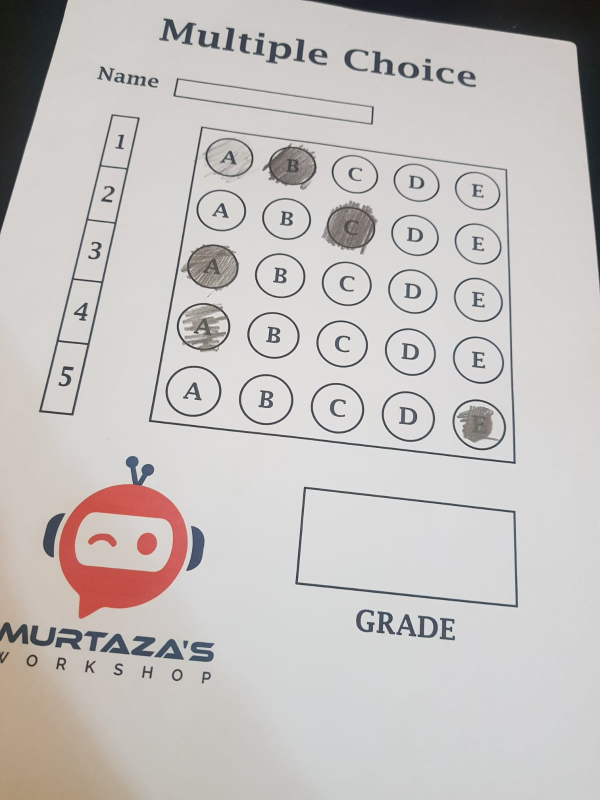
#> input picture images/OMR_1.jpg, 1200 x 1600 px, given in place of MCQPaper.jpg, which was not available (shown at 1/2 size)
$ python code_omr.py
#> lines starting #> are read from the running program, lines starting #| are printed output that depends on the picture; after the words box and inside, x2 and y2 are one past the last pixel; in counts of white or black regions, pixels touching at a corner belong together; pictures that were not available may be replaced by others from this repository, and a replacement may not be noted
### code_advanced/OMR/Opencv_utils.py
import cv2
import numpy as np

#Stack images horizontally
def stack_imgs(scale, image_list, labels = []):
    """Return stacked image for all images image_list.
    """
    rows = len(image_list)
    cols = len(image_list[0])
    rows_available = isinstance(image_list[0],list)
    wid = image_list[0][0].shape[1]
    hei = image_list[0][0].shape[0]
    #have columns
    if rows_available:
        for x in range(rows):
            for y in range(cols):
                if image_list[x][y].shape[:2] == image_list[0][0].shape[:2]:
                    image_list[x][y] = cv2.resize(image_list[x][y],(0,0),None,scale,scale)
                else:
                    image_list[x][y] = cv2.resize(image_list[x][y],(image_list[0][0].shape[1],image_list[0][0].shape[0]),None,scale,scale)
                if len(image_list[x][y].shape) == 2:
                    image_list[x][y]= cv2.cvtColor(image_list[x][y], cv2.COLOR_GRAY2BGR)
        blank_img = np.zeros((hei,wid,3), np.uint8)
        hor = [blank_img]*rows
        hor_con = [blank_img]*rows
        for x in range(rows):
            hor[x] = np.hstack(image_list[x])
        ver = np.vstack(hor)
    #no column
    else:
        for x in range(rows):
            if image_list[x].shape[:2] == image_list[0].shape[:2]:
                image_list[x] = cv2.resize(image_list[x], (0, 0), None, scale, scale)
            else:
                image_list[x] = cv2.resize(image_list[x], (image_list[0].shape[1], image_list[0].shape[0]), None,scale, scale)
            if len(image_list[x].shape) == 2:
                image_list[x] = cv2.cvtColor(image_list[x], cv2.COLOR_GRAY2BGR)
        hor = np.hstack(image_list)
        ver = hor

    if len(labels) != 0:
        each_img_w = int(ver.shape[1]/cols)
        each_img_h = int(ver.shape[0]/rows)
        for d in range(rows):
            for c in range(cols):
                cv2.rectangle(ver, (c*each_img_w, each_img_h*d),(c*each_img_w + len(labels[d])*13+27, 30+each_img_h*d),(255,255,255), cv2.FILLED)
                cv2.putText(ver, labels[d], (each_img_w*c+10, each_img_h*d+20), cv2.FONT_HERSHEY_COMPLEX, 0.7, (255,0,255), 2)
    return ver


def img2canny(image):
    """Edge detect image by Canny edge detector.
    """
    img_gray = cv2.cvtColor(image, cv2.COLOR_RGB2GRAY)
    img_blur = cv2.GaussianBlur(img_gray, (5, 5), 1)
    img_canny = cv2.Canny(img_blur, 10, 50)
    return img_canny


def rect_cnts(cnts):
    """Return list of quadrilateral from big area to small.
    """
    list_rect = []
    for cnt in cnts:
        area = cv2.contourArea(cnt)
        if area > 100:
            #Calculate length of arc
            perimeter = cv2.arcLength(cnt, True)
            #Determine peaks of polygons
            approx = cv2.approxPolyDP(cnt, 0.1*perimeter, True)
            if len(approx) == 4:
                list_rect.append(cnt)

    list_rect =sorted(list_rect, key = cv2.contourArea, reverse = True)
    return list_rect


def rect_corner_points(rec_cnts):
    """Return corner points of polygons.
    """
    perimeter = cv2.arcLength(rec_cnts, True)
    approx = cv2.approxPolyDP(rec_cnts, 0.1*perimeter, True)
    return approx


def reorder_points(points):
    """Reoder points of quadrilateral.
    """
    points = points.reshape((4,2))
    ordered_points = np.zeros((4, 1, 2,), dtype=np.int32)

    sum = points.sum(1)
    diff = np.diff(points, axis=1)

    ordered_points[0] = points[np.argmin(sum)]  # [0, 0]
    ordered_points[1] = points[np.argmin(diff)] # [w, 0]
    ordered_points[2] = points[np.argmax(diff)] # [0, h]
    ordered_points[3] = points[np.argmax(sum)]  # [w, h]

    return ordered_points


def split_boxes(img, rows, cols):
    """Split the answer sheet to boxes.
    """
    rows = np.vsplit(img, rows)
    answer_boxes = []
    for row in rows:
        boxes = np.hsplit(row, cols)
        for box in boxes:
            answer_boxes.append(box)
    return answer_boxes


def display_answers(img_warpped_ans, grading, answers, right_answers, questions, choices):
    """Display detected answers and right answer_boxes.
    """
    # For seperating location of answers
    sec_W = int(img_warpped_ans.shape[1]/questions)
    sec_H = int(img_warpped_ans.shape[0]/choices)

    for que in range(questions):
        ans = answers[que]
        # Displaying centers of circle
        cX = ans*sec_W + sec_W//2
        cY = que*sec_H + sec_H//2

        true_color = (0,255,0)

        if grading[que] == 1:
            cv2.circle(img_warpped_ans, (cX, cY), 80, true_color, thickness = 10)

        if grading[que] == 0:
            false_color = (0,0,255)
            cv2.circle(img_warpped_ans, (cX, cY), 80, false_color, thickness = 10)

        # Right answer
        right_ans = right_answers[que]
        right_cX = right_ans*sec_W + sec_W//2
        right_cY = que*sec_H + sec_H//2
        cv2.circle(img_warpped_ans, (right_cX, right_cY), 80, true_color, thickness = 10)


def draw_grid(img_warpped_ans, questions, choices):
    """Draw grids for seperating answer boxes.
    """
    sec_W = int(img_warpped_ans.shape[1]/questions)
    sec_H = int(img_warpped_ans.shape[0]/choices)

    for i in range(questions*choices):
        pt1 = (0, sec_H*i)
        pt2 = (img_warpped_ans.shape[1], sec_H*i)
        pt3 = (sec_W * i, 0)
        pt4 = (sec_W*i, img_warpped_ans.shape[0])
        cv2.line(img_warpped_ans, pt1, pt2, (255, 255, 0), 2)
        cv2.line(img_warpped_ans, pt3, pt4, (255, 255, 0), 2)

### code_advanced/OMR/code_omr.py
import numpy as np
import cv2
import Opencv_utils as cv_utils

# CONFIG
rows = 5
cols = 5
white_pix_threshold = 10000
questions = 5
choices = 5

right_answers = [1,2,0,0,4]
#-------------------------------------------------------------------------------

mcq_paper = 'OMR\\MCQPaper.jpg'
img_1 = 'OMR\\1.jpg'
img_2 = 'OMR\\2.jpg'

# mcq_paper = cv2.imread(mcq_paper)
# img_1 = cv2.imread(img_1)
# img_2 = cv2.imread(img_2)


img = cv2.imread(mcq_paper)
#> img is the input picture: shape (1600, 1200, 3); mean B, G, R 191.2, 193.2, 197.2
height, width, _ = img.shape

img_cnts = img.copy()
img_ans_rect = img.copy()
img_grade_rect = img.copy()
img_final = img.copy()

img_canny = cv_utils.img2canny(img)
#> in img2canny, `img_canny = cv2.Canny(img_blur, 10, 50)`:
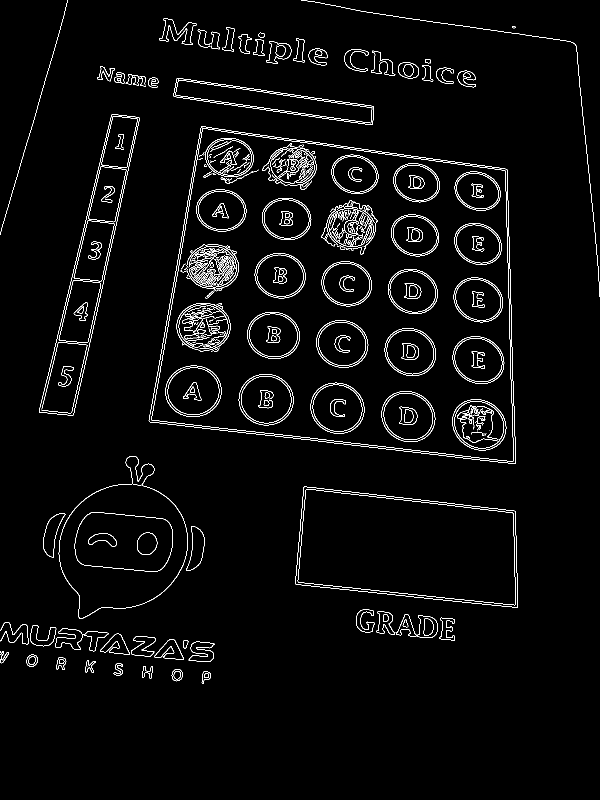
#> img_canny: shape (1600, 1200) (shown at 1/2 size); 2.8% white in thin lines or dots, all inside (x1, y1, x2, y2) = (0, 0, 1200, 1367)

# FIND CNTS
cnts, hier = cv2.findContours(img_canny, cv2.RETR_EXTERNAL, cv2.CHAIN_APPROX_NONE)
#> cnts = 72 contours, 24 with area under 20; largest, box (x1, y1, x2, y2) and area: (297, 253, 1032, 928) 400169, (590, 973, 1036, 1215) 84808, (78, 228, 280, 831) 38376, (149, 1024, 346, 1144) 19589, (347, 156, 748, 250) 15106
cv2.drawContours(img_cnts, cnts, -1, (20, 20, 120), 10) #Draw canny imgs
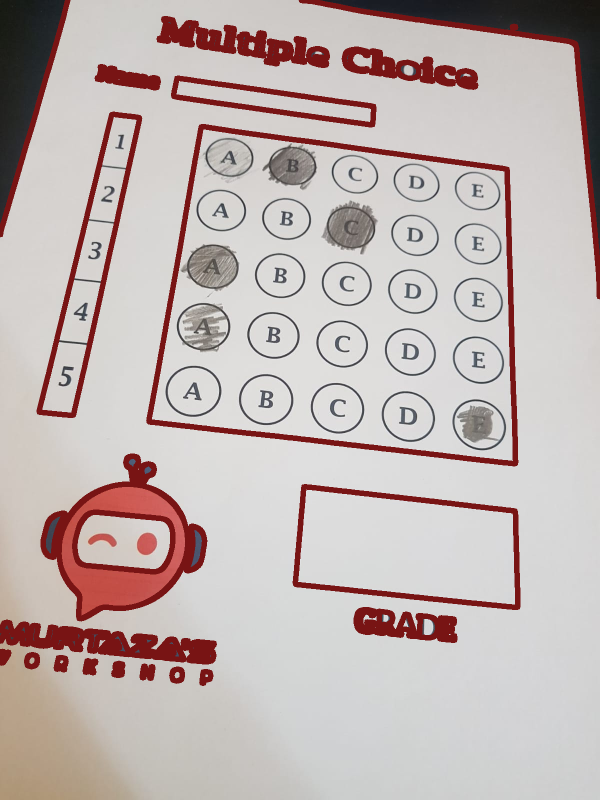
#> img_cnts: shape (1600, 1200, 3) (shown at 1/2 size); 8.71% of pixels changed, all inside (x1, y1, x2, y2) = (0, 0, 1200, 1372)


# FIND RECTS
rect_cnts = cv_utils.rect_cnts(cnts)
#> the loop in rect_cnts, `for cnt in cnts:` made 72 passes
#> (area, perimeter, approx) on passes 1, 2, 4, 5, 8, 9: (256.5, 73.21, [[418, 1344], [406, 1344], [404, 1366], [420, 1356]]), (401, 75.94, [[358, 1338], [344, 1345], [349, 1361], [363, 1357]]), (215, 118.6, [[287, 1332], [284, 1355], [302, 1356], [305, 1333]]), (207.5, 113.5, [[242, 1327], [229, 1349], [244, 1347]]), (308, 92.77, [[117, 1315], [112, 1336], [129, 1339], [131, 1318]]), (410.5, 76.53, [[67, 1309], [53, 1319], [61, 1333], [74, 1325]])
#> after the loop in rect_cnts, `for cnt in cnts:`: list_rect = 17 contours; largest, box (x1, y1, x2, y2) and area: (297, 253, 1032, 928) 400169, (590, 973, 1036, 1215) 84808, (149, 1024, 346, 1144) 19589, (835, 1231, 876, 1276) 1408, (796, 124, 838, 157) 1054
#> rect_cnts has the same summary as list_rect in rect_cnts
# Biggest rect in img => img_ans_rect
ans_rect = cv_utils.rect_corner_points(rect_cnts[0])
#> in rect_corner_points, `perimeter = cv2.arcLength(rec_cnts, True)`: perimeter = 2643.8
#> in rect_corner_points, `approx = cv2.approxPolyDP(rec_cnts, 0.1*perimeter, True)`: approx = [[402, 253], [298, 843], [1030, 927], [1014, 339]]
#> ans_rect = [[402, 253], [298, 843], [1030, 927], [1014, 339]]
# Second biggest rect => Grade
grade_rect = cv_utils.rect_corner_points(rect_cnts[1])
#> grade_rect = [[607, 974], [591, 1168], [1035, 1214], [1030, 1022]]

if ans_rect.size != 0 and grade_rect.size != 0:
    cv2.drawContours(img_ans_rect, ans_rect, -1, (20, 20, 120), 40)
#> img_ans_rect: shape (1600, 1200, 3); 0.26% of pixels changed, all inside (x1, y1, x2, y2) = (278, 233, 1051, 948)
    cv2.drawContours(img_grade_rect, grade_rect, -1, (20, 20, 120), 40)
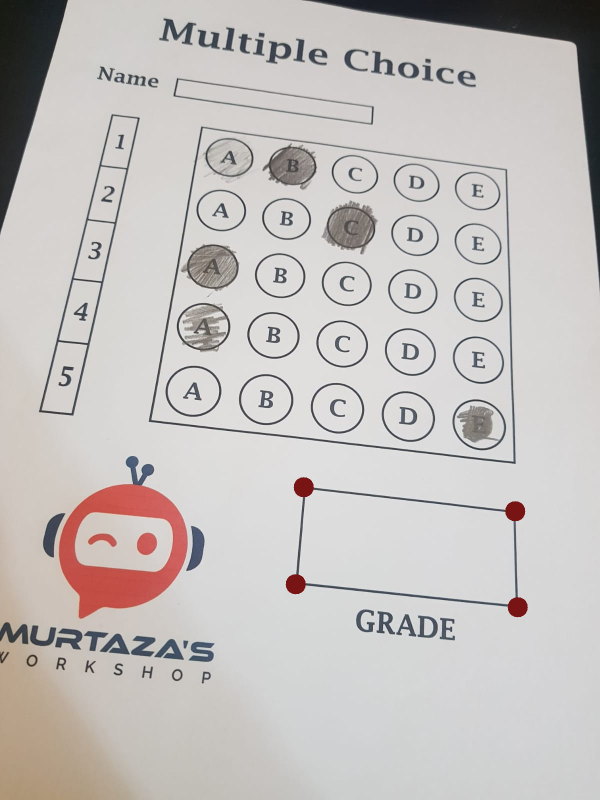
#> img_grade_rect: shape (1600, 1200, 3) (shown at 1/2 size); 0.26% of pixels changed, all inside (x1, y1, x2, y2) = (571, 954, 1056, 1235)

    ans_rect = cv_utils.reorder_points(ans_rect)
#> in reorder_points, `points = points.reshape((4,2))`: points = [[402, 253], [298, 843], [1030, 927], [1014, 339]]
#> in reorder_points, `sum = points.sum(1)`: sum = [655, 1141, 1957, 1353]
#> in reorder_points, `diff = np.diff(points, axis=1)`: diff = [-149, 545, -103, -675]
#> ans_rect = [[402, 253], [1014, 339], [298, 843], [1030, 927]]
    grade_rect = cv_utils.reorder_points(grade_rect)
#> grade_rect = [[607, 974], [1030, 1022], [591, 1168], [1035, 1214]]


    # ANS WRAPPING
    # Rect of ans
    ans_pt = np.float32(ans_rect)
#> ans_pt = [[402, 253], [1014, 339], [298, 843], [1030, 927]]
    # Rect of image
    img_pt = np.float32([[0, 0], [width, 0], [0, height], [width, height]])
    # Get homo transform matrix to take direct view of ans area
    ans_matrix = cv2.getPerspectiveTransform(ans_pt, img_pt)
#> ans_matrix = [[1.95, 0.344, -871.7], [-0.466, 3.32, -652], [-9.17e-05, 0.000333, 1]]
    img_warpped_ans = cv2.warpPerspective(img, ans_matrix, (width, height))


    # GRADE WRAPPING
    # Rect of grade
    grade_pt = np.float32(grade_rect)
#> grade_pt has the same summary as grade_rect
    # Rect of image
    img_grade_pt =np.float32([[0, 0], [325, 0], [0, 150], [325, 150]])
    # Get homo transform matrix to take direct view of ans area
    grade_matrix = cv2.getPerspectiveTransform(grade_pt, img_grade_pt)
#> grade_matrix = [[0.927, 0.0765, -637.1], [-0.114, 1, -905.8], [-9.82e-05, 0.000312, 1]]
    img_warpped_grade = cv2.warpPerspective(img, grade_matrix, (width, height))


    # DETECT blob of answer
    img_warpped_ans_gray = cv2.cvtColor(img_warpped_ans, cv2.COLOR_BGR2GRAY)
    img_thresh = cv2.threshold(img_warpped_ans_gray, 160, 255, cv2.THRESH_BINARY_INV)[1]
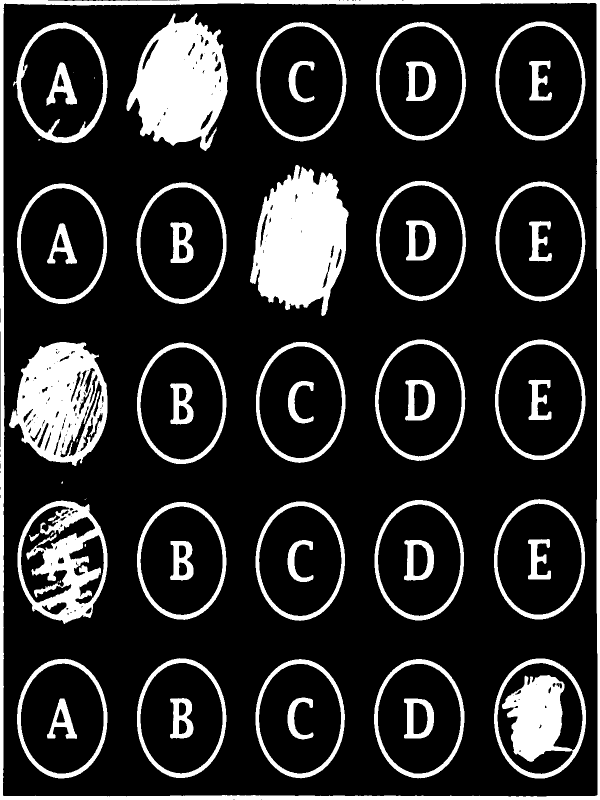
#> img_thresh: shape (1600, 1200) (shown at 1/2 size); 17.4% white; 59 white regions (10 under 20 px), largest, box (x1, y1, x2, y2) and area: (0, 0, 1200, 1600) 41126, (500, 330, 697, 632) 40242, (253, 26, 456, 302) 35951
    # Split blob of answer into individual box
    splitted_boxes = cv_utils.split_boxes(img_thresh, rows = rows, cols = cols)
#> in split_boxes, `rows = np.vsplit(img, rows)`: rows = 5 items
#> the loop in split_boxes, `for row in rows:` made 5 passes
#> after the loop in split_boxes, `for row in rows:`: answer_boxes = 25 items
#> splitted_boxes = 25 items

    # Calculate white_pixels for each box
    pix_vals = np.zeros((questions, choices))
    count_cols = 0
    count_rows = 0

    for box in splitted_boxes:
        total_pix = np.count_nonzero(box)
        pix_vals[count_rows][count_cols] = total_pix
        count_cols += 1
        if count_cols == choices:
            count_rows += 1
            count_cols = 0
#> this loop made 25 passes
#> total_pix on passes 1 to 8: 13275, 37968, 8694, 9490, 10737, 9646, 7697, 40242
#> after the loop, count_cols = 0; count_rows = 5; pix_vals = [[13275, 37968, 8694, 9490, 10737], [9646, 7697, 40242, 7556, 9007], [32772, 7636, 6873, 7633, 8944], [21590, 7534, 6882, 7664, 9293], [11442, 9641, 8976, 9799, 23545]]

    # Find answers <0:A, 1:B, 2:C, 3:D, 4:E, -1:no answer>
    answers = []
    for que in range(questions):
        arr_of_choices = pix_vals[que]
        if np.max(arr_of_choices) > white_pix_threshold:
            answer_choice = np.where(arr_of_choices == np.max(arr_of_choices))
            answers.append(answer_choice[0][0])
        else:
            answers.append(-1)
#> this loop made 5 passes
#> (arr_of_choices, answer_choice) on passes 1 to 5: ([13275, 37968, 8694, 9490, 10737], ([1],)), ([9646, 7697, 40242, 7556, 9007], ([2],)), ([32772, 7636, 6873, 7633, 8944], ([0],)), ([21590, 7534, 6882, 7664, 9293], ([0],)), ([11442, 9641, 8976, 9799, 23545], ([4],))
#> after the loop, answers = [1, 2, 0, 0, 4]

    # Compare answers and calculate score
    grading = [] # For knowing each anwser is right or not.
    for que in range(questions):
        if right_answers[que] == answers[que]:
            grading.append(1)
        else:
            grading.append(0)
#> after the loop, grading = [1, 1, 1, 1, 1]
    score = (sum(grading)/questions)*10
#> score = 10


    # DISPLAYING ANSWER
    # Displaying my answers and correct answers.
    cv_utils.display_answers(img_warpped_ans, grading, answers, right_answers, questions, choices)
#> the loop in display_answers, `for que in range(questions):` made 5 passes
#> (ans, cX) on passes 1 to 5: (1, 360), (2, 600), (0, 120), (0, 120), (4, 1080)
    cv_utils.draw_grid(img_warpped_ans, questions, choices)
#> after the loop in draw_grid, `for i in range(questions*choices):`:
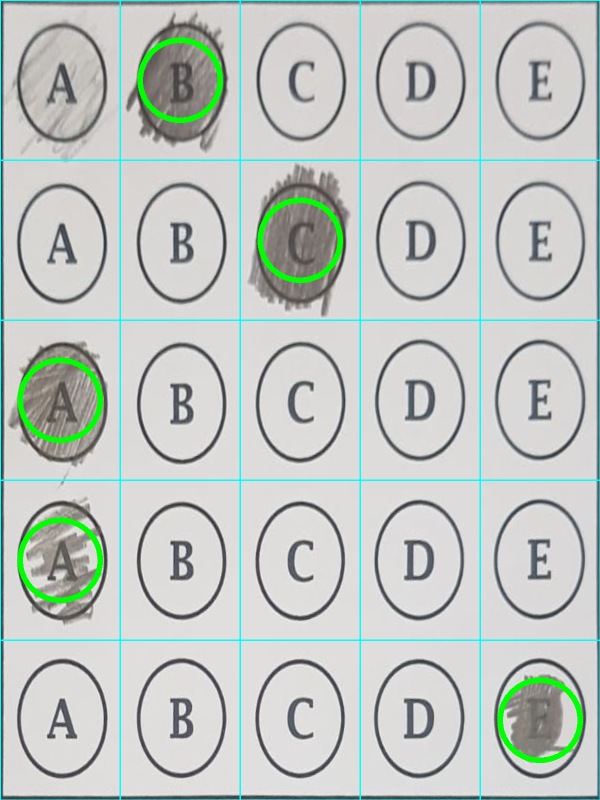
#> img_warpped_ans: shape (1600, 1200, 3) (shown at 1/2 size); mean B, G, R 194.4, 199.1, 191.3

    # Use inverted transformation to display answers
    raw_displaying_ans = np.zeros_like(img_warpped_ans)
    cv_utils.display_answers(raw_displaying_ans, grading, answers, right_answers, questions, choices)
#> call 2 of display_answers, with questions = 5, choices = 5
#> the loop in display_answers (call 2), `for que in range(questions):` made 5 passes
#> after the loop in display_answers (call 2), `for que in range(questions):`:
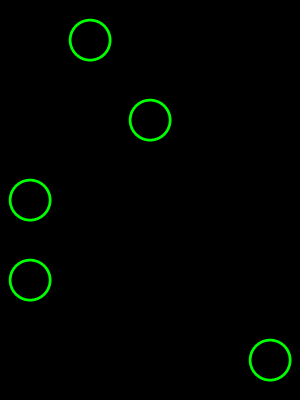
#> img_warpped_ans: shape (1600, 1200, 3) (shown at 1/4 size); mean B, G, R 0, 3.7, 0
    # Inverted homo transform matrix recieve a initial view
    inv_ans_matrix = cv2.getPerspectiveTransform(img_pt, ans_pt)
#> inv_ans_matrix = [[0.533, -0.0956, 402], [0.0793, 0.282, 253], [2.24e-05, -0.000103, 1]]
    img_inv_warpped_ans = cv2.warpPerspective(raw_displaying_ans, inv_ans_matrix, (width, height))

    # DISPLAYING SCORE
    raw_displaying_grade = np.zeros_like(img_warpped_grade)
    text_score = str(int(score))
#> text_score = '10'
    cv2.putText(raw_displaying_grade, text_score, (70,100) ,cv2.FONT_HERSHEY_COMPLEX, 3, (0,255,0), 4)
    inv_grade_matrix = cv2.getPerspectiveTransform(img_grade_pt, grade_pt)
#> inv_grade_matrix = [[1.37, -0.294, 607], [0.216, 0.923, 974], [6.71e-05, -0.000317, 1]]
    img_inv_warpped_grade = cv2.warpPerspective(raw_displaying_grade, inv_grade_matrix, (width, height))

    #
    img_final = cv2.addWeighted(img_final, 1, img_inv_warpped_ans, 10, 0)
    img_final = cv2.addWeighted(img_final, 1, img_inv_warpped_grade, 10, 0)


# SHOW
stack_imgs = cv_utils.stack_imgs(0.35, [img, img_final])
#> in stack_imgs, `rows = len(image_list)`: rows = 2
#> in stack_imgs, `cols = len(image_list[0])`: cols = 1600
#> in stack_imgs, `rows_available = isinstance(image_list[0],list)`: rows_available = False
#> after the loop in stack_imgs, `for x in range(rows):`: image_list = 2 items
#> in stack_imgs, `hor = np.hstack(image_list)`:
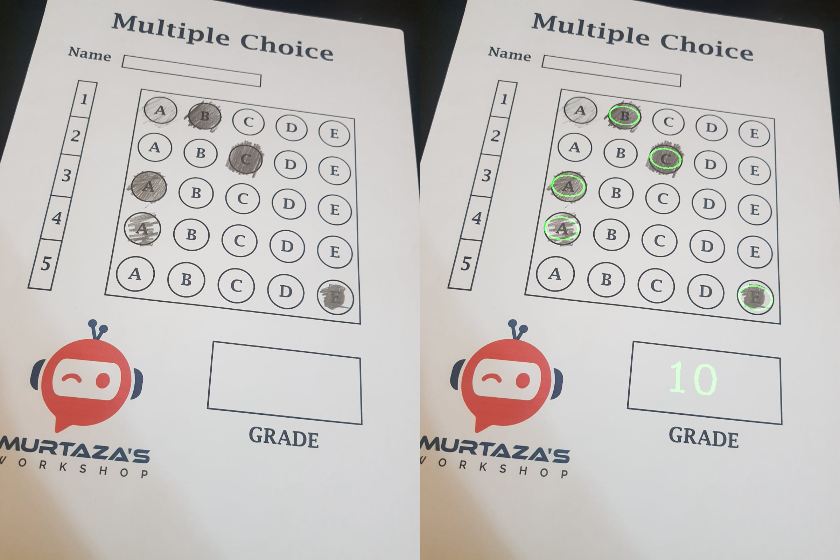
#> hor: shape (560, 840, 3); mean of channels 0, 1, 2 191.2, 193.4, 197.2; drawn as B, G, R
# cv2.namedWindow('Images', cv2.WINDOW_NORMAL)
# cv2.resizeWindow('Images', 800, 800)
cv2.imshow('Images', stack_imgs)
cv2.waitKey(0)
